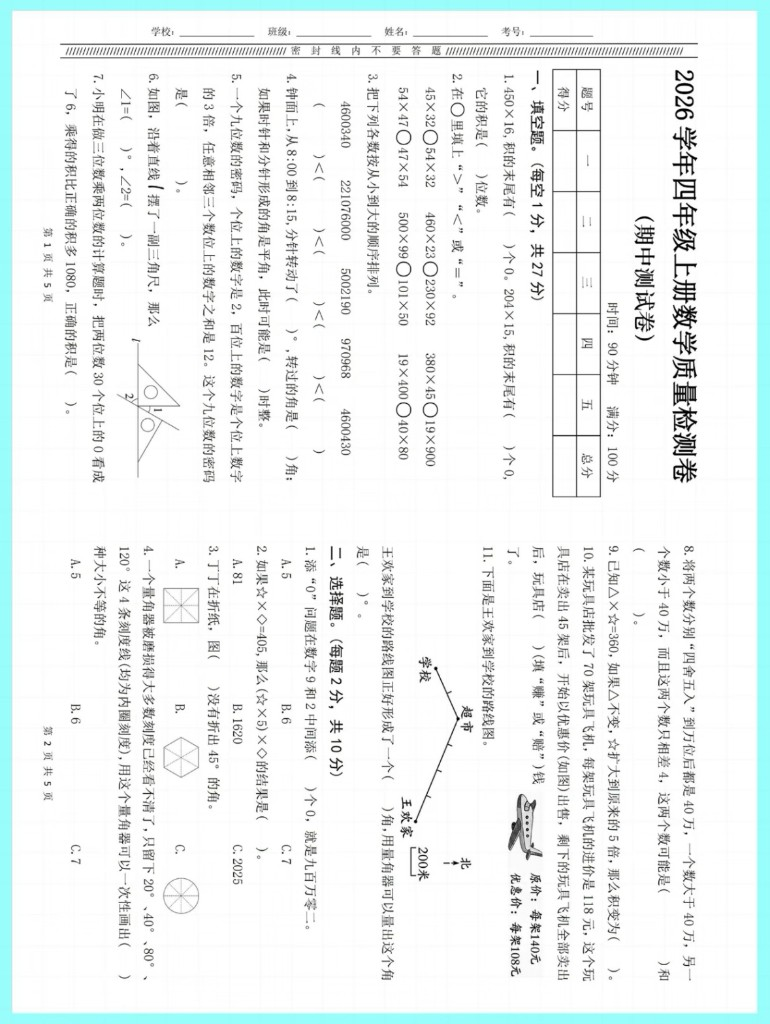
#> input picture printables/midterm/A-期中综合练习卷/source/IMG_7907-9625d620-f2f8-4f1d-ab40-dec7fe27699c.jpg, 770 x 1024 px
$ python crop_midterm_figures.py
#> lines starting #> are read from the running program, lines starting #| are printed output that depends on the picture
# -*- coding: utf-8 -*-
"""Crop midterm figures from upright source pages (diagram-only boxes)."""
from __future__ import annotations

from pathlib import Path

from PIL import Image, ImageEnhance, ImageOps

ROOT = Path(__file__).resolve().parents[1]
TMP = ROOT / "_tmp" / "midterm_figs"
A_FIG = ROOT / "printables" / "midterm" / "A-期中综合练习卷" / "figures"
D_FIG = ROOT / "printables" / "midterm" / "D-期中重点练计算和附加卷" / "figures"


def prep(im: Image.Image) -> Image.Image:
    im = im.convert("RGB")
    im = ImageOps.autocontrast(im, cutoff=0.5)
    im = ImageEnhance.Sharpness(im).enhance(1.35)
    im = ImageEnhance.Contrast(im).enhance(1.08)
    return im


def crop_frac(im: Image.Image, box: tuple[float, float, float, float]) -> Image.Image:
    w, h = im.size
    l, t, r, b = box
    return im.crop((int(l * w), int(t * h), int(r * w), int(b * h)))


def save(im: Image.Image, path: Path, scale: float = 2.6) -> None:
    path.parent.mkdir(parents=True, exist_ok=True)
    out = prep(im)
    out = out.resize(
        (max(1, int(out.width * scale)), max(1, int(out.height * scale))),
        Image.Resampling.LANCZOS,
    )
    out.save(path, quality=94)
    print("OK", path.relative_to(ROOT), out.size)


def ensure_upright() -> None:
    TMP.mkdir(parents=True, exist_ok=True)
    pairs = [
        (
            "A7907",
            ROOT
            / "printables/midterm/A-期中综合练习卷/source/IMG_7907-9625d620-f2f8-4f1d-ab40-dec7fe27699c.jpg",
        ),
        (
            "A7908",
            ROOT
            / "printables/midterm/A-期中综合练习卷/source/IMG_7908-d1510128-8029-4903-8415-3ee11e1dc3de.jpg",
        ),
    ]
    for name, src in pairs:
        im = Image.open(src).convert("RGB").rotate(90, expand=True)
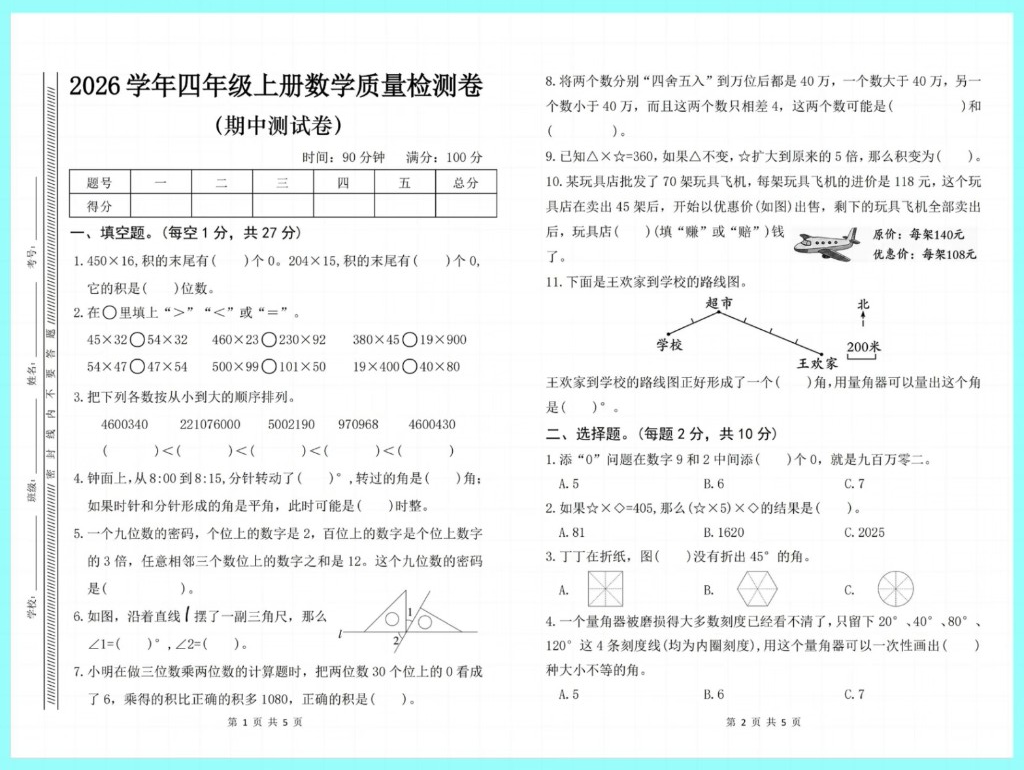
#> im: PIL image 1024x770 RGB; mean R, G, B 238.7, 243.9, 243.7
        w, h = im.size
#> w = 1024; h = 770
        mid = w // 2
#> mid = 512
        im.crop((0, 0, mid, h)).save(TMP / f"{name}_L.jpg", quality=95)
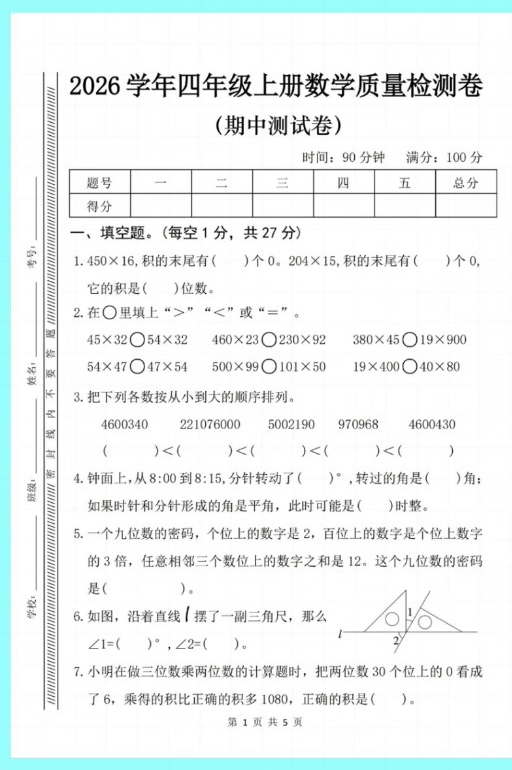
#> saved as A7907_L.jpg: PIL image 512x770 RGB; mean R, G, B 237.1, 242.2, 242.1
        im.crop((mid, 0, w, h)).save(TMP / f"{name}_R.jpg", quality=95)
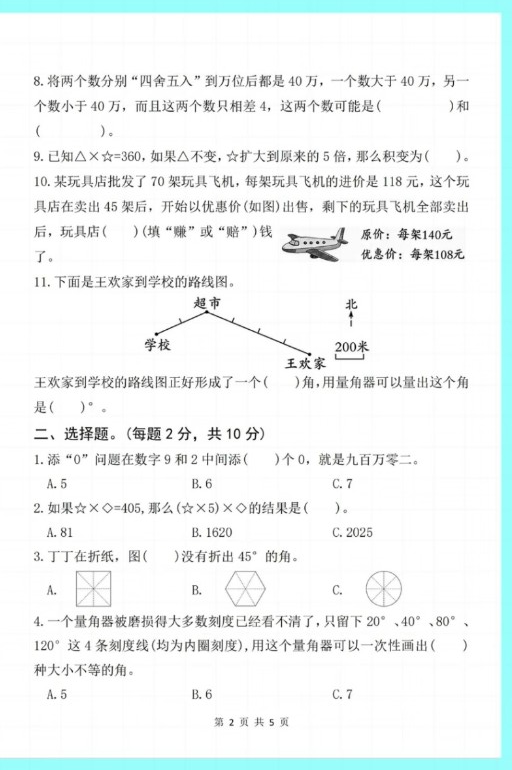
#> saved as A7907_R.jpg: PIL image 512x770 RGB; mean R, G, B 240.3, 245.6, 245.4
#> pass 2 of the loop in ensure_upright, `for name, src in pairs:`:
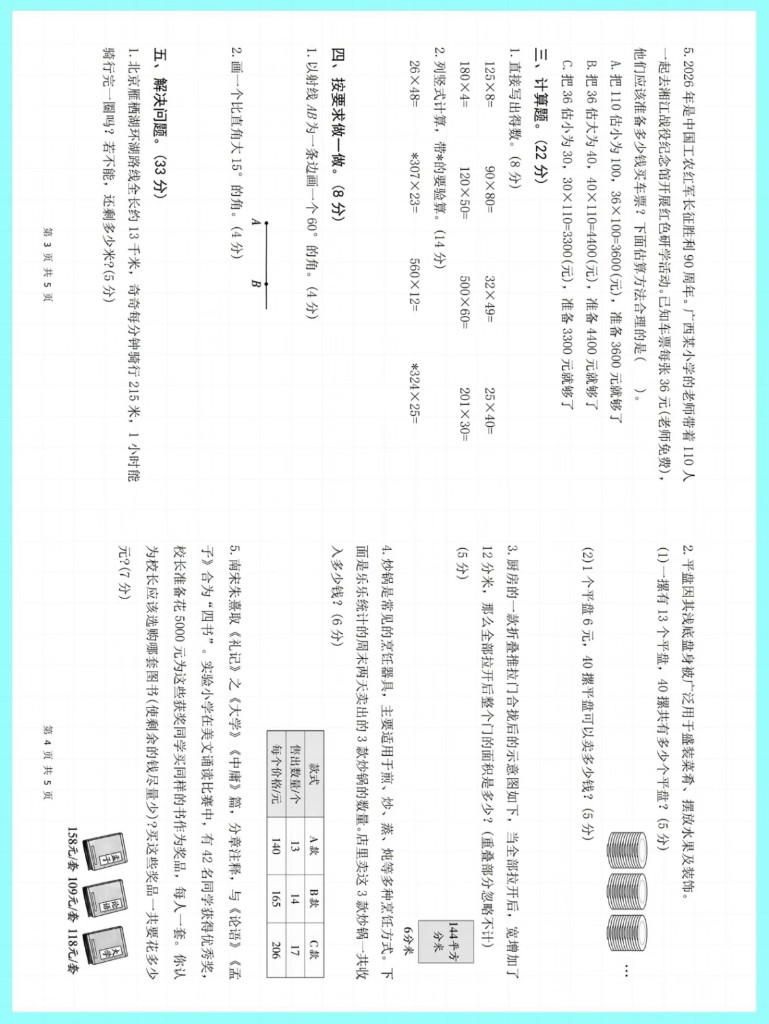
#> input picture printables/midterm/A-期中综合练习卷/source/IMG_7908-d1510128-8029-4903-8415-3ee11e1dc3de.jpg, 769 x 1024 px
#> in ensure_upright, `im = Image.open(src).convert("RGB").rotate(90, expand=True)`:
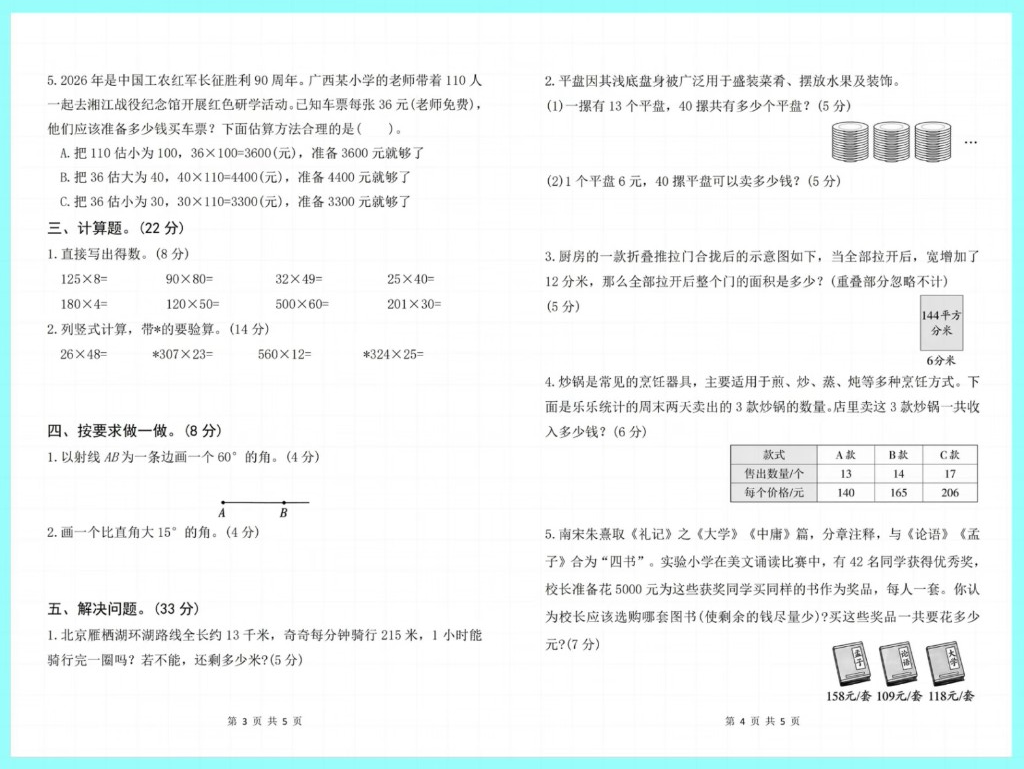
#> im: PIL image 1024x769 RGB; mean R, G, B 240.5, 245.8, 245.7
#> in ensure_upright, `im.crop((mid, 0, w, h)).save(TMP / f"{name}_R.jpg", quality=95)`:
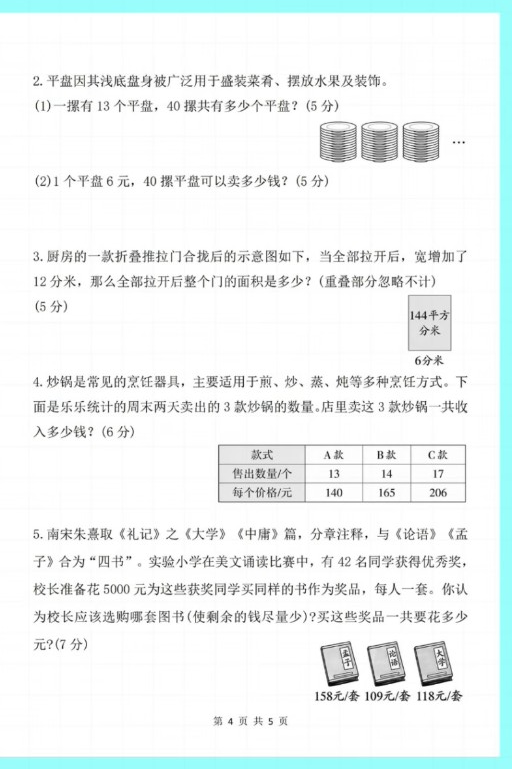
#> saved as A7908_R.jpg: PIL image 512x769 RGB; mean R, G, B 238.8, 244.4, 244.2
    for i, p in enumerate(
        sorted((ROOT / "printables/midterm/D-期中重点练计算和附加卷/pages").glob("p*.jpg")),
        1,
    ):
        Image.open(p).convert("RGB").save(TMP / f"D_p{i}.jpg", quality=95)
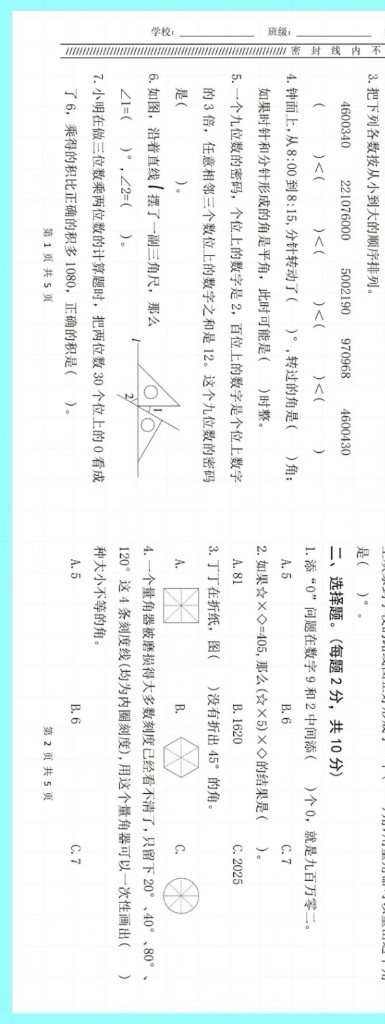
#> input picture printables/midterm/A-期中综合练习卷/pages/p01.jpg, 385 x 1024 px


def main() -> None:
    ensure_upright()
    A7907_L = Image.open(TMP / "A7907_L.jpg")
    A7907_R = Image.open(TMP / "A7907_R.jpg")
    A7908_L = Image.open(TMP / "A7908_L.jpg")
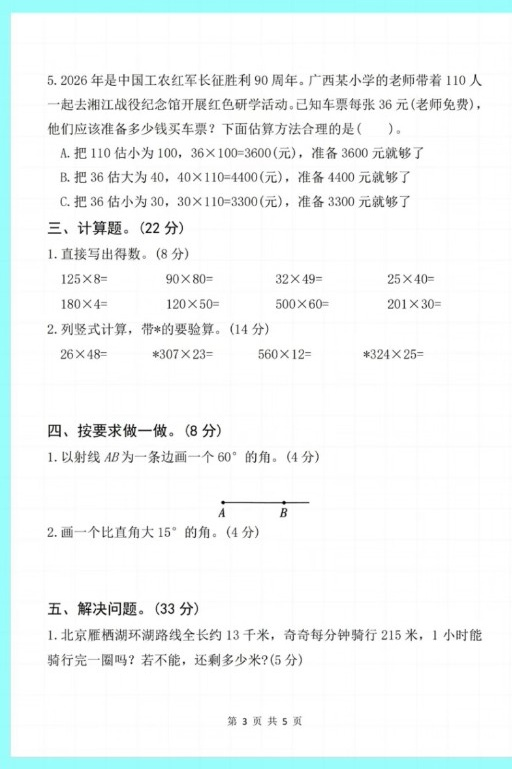
#> A7908_L: PIL image 512x769 RGB; mean R, G, B 242.2, 247.3, 247.1
    A7908_R = Image.open(TMP / "A7908_R.jpg")
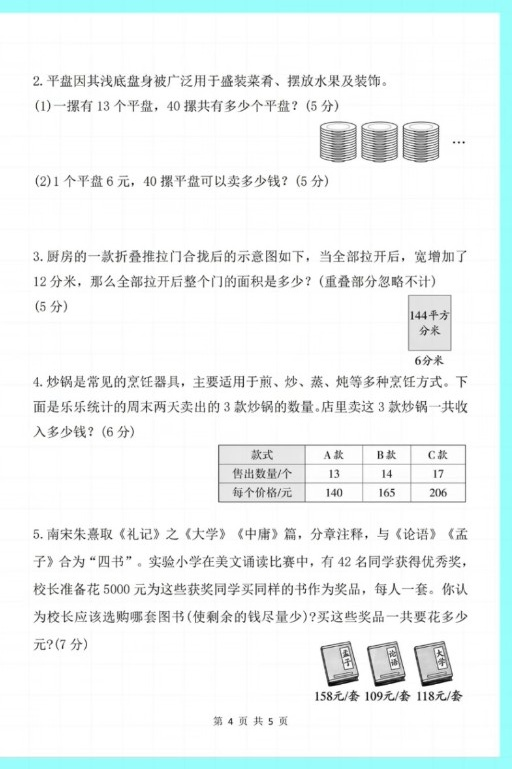
#> A7908_R: PIL image 512x769 RGB; mean R, G, B 238.8, 244.3, 244.1
#> (the run stopped early here; a loop or call above may not have finished)
